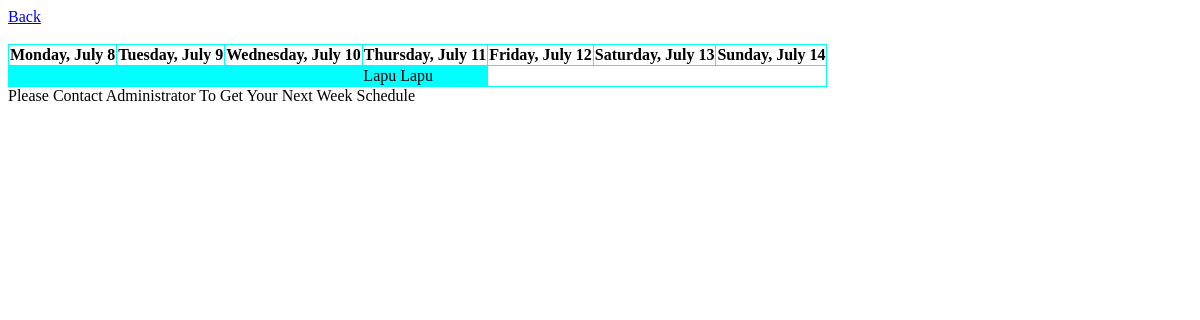
The page /schedule.php (signed in) on the database as committed earlier.
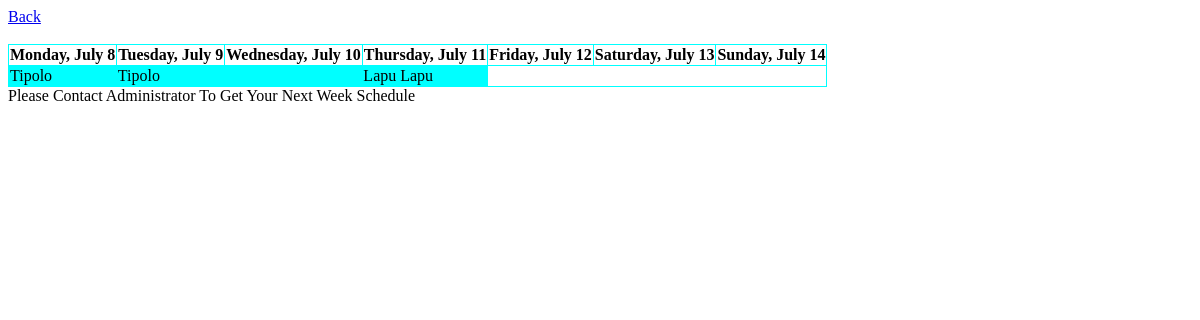
The same page on the database as committed later.
### tables this page shows
CREATE TABLE `assignment` (
  `assignment_ID` int(11) NOT NULL,
  `branch_ID` int(11) DEFAULT NULL,
  `staff_ID` varchar(20) NOT NULL,
  `assignment_date` date DEFAULT NULL,
  `note` varchar(100) DEFAULT NULL,
  `assignment_status` enum('Present','Absent') DEFAULT NULL
);

CREATE TABLE `branch` (
  `branch_ID` int(11) NOT NULL,
  `branch_name` varchar(50) NOT NULL,
  `established_date` date DEFAULT NULL,
  `street_name` varchar(50) DEFAULT NULL,
  `barangay` varchar(50) DEFAULT NULL,
  `city` varchar(50) DEFAULT NULL,
  `province` varchar(50) DEFAULT NULL,
  `postal_code` varchar(50) DEFAULT NULL,
  `contact_number` varchar(20) DEFAULT NULL,
  `branch_status` enum('Active','Inactive') DEFAULT 'Active'
);

### schedule.php (the view, shortened to what this page needs)
<!DOCTYPE html>
<html>
    <head>
    </head>
    <body>
        <a href="indexstaff.php">Back</a>
        <br>
        <?php
            $conn = mysqli_connect("localhost","root","","mamaflors");
            if(!$conn->connect_error){
                $sql = "SELECT
							assignment.assignment_date,
                            branch.branch_name
                        FROM
                            (assignment
                            INNER JOIN account ON assignment.staff_ID = account.account_ID)
                            INNER JOIN branch ON assignment.branch_ID = branch.branch_ID
                        WHERE
                            WEEK(assignment.assignment_date, 1) = (WEEK(CURRENT_DATE, 1))
                            AND
                            account.account_ID = '".$_SESSION["account_ID"]."'
                        ORDER BY
                        	assignment_date
                ";
                $result = $conn->query($sql);
                $row = $result->fetch_all(MYSQLI_ASSOC);
                if(sizeof($row) > 0){
                    $today = new DateTime();
                    $today->modify("Monday this week");
                    echo "<br>";
                    echo "<table>";
                    echo "<tr>";
                        for($x = 0; $x < 7; $x++){
                            echo "
                                <th>".$today->format('l, F j')."</th>
                            ";
                            $today->modify('+1 day');
                        }
                    echo "</tr>";
                    $today->modify("-7 day");
                    echo "<tr>";
                    for($x = 0; $x < sizeof($row);){
                        if($row[$x]["assignment_date"] == $today->format("Y-m-d")){
                            echo "<td>".$row[$x]["branch_name"]."</td>";
                            $x++;
                        }
                        else{
                            echo "<td></td>";
                        }
                        $today->modify("+1 day");
                    }
                    echo "</tr>";
                    echo "</table>";
                }
                else{
                    echo "Please Contact Administrator To Get Your This Week Schedule <br>";
                }
            }
        ?>
<?php
            $conn = mysqli_connect("localhost","root","","mamaflors");
            if(!$conn->connect_error){
                $sql = "SELECT
							assignment.assignment_date,
                            branch.branch_name
                        FROM
                            (assignment
                            INNER JOIN account ON assignment.staff_ID = account.account_ID)
                            INNER JOIN branch ON assignment.branch_ID = branch.branch_ID
                        WHERE
                            WEEK(assignment.assignment_date, 1) = (WEEK(CURRENT_DATE, 1) + 1)
                            AND
                            account.account_ID = '".$_SESSION["account_ID"]."'
                        ORDER BY
                        	assignment_date
                ";
                $result = $conn->query($sql);
                $row = $result->fetch_all(MYSQLI_ASSOC);
                if(sizeof($row) > 0){
                    $today = new DateTime();
                    $today->modify("Monday next week");
                    echo "<br>";
                    echo "<table>";
                    echo "<tr>";
                        for($x = 0; $x < 7; $x++){
                            echo "
                                <th>".$today->format('l, F j')."</th>
                            ";
                            $today->modify('+1 day');
                        }
                    echo "</tr>";
                    $today->modify("-7 day");
                    echo "<tr>";
                    for($x = 0; $x < sizeof($row);){
                        if($row[$x]["assignment_date"] == $today->format("Y-m-d")){
                            echo "<td>".$row[$x]["branch_name"]."</td>";
                            $x++;
                        }
                        else{
                            echo "<td></td>";
                        }
                        $today->modify("+1 day");
                    }
                    echo "</tr>";
                    echo "</table>";
                }
                else{
                    echo "Please Contact Administrator To Get Your Next Week Schedule";
                }
            }
        ?>
    </body>
</html>

### schedule.php (style rules this page uses)
table { border-collapse: collapse; }
th, tr { border: 1px aqua solid; }
tr:nth-child(even) { background-color: aqua; }

Rows that differ between the two databases and show on the page:
added assignment: branch_ID.branch_name "Tipolo"
added assignment: branch_ID.branch_name "Tipolo"
